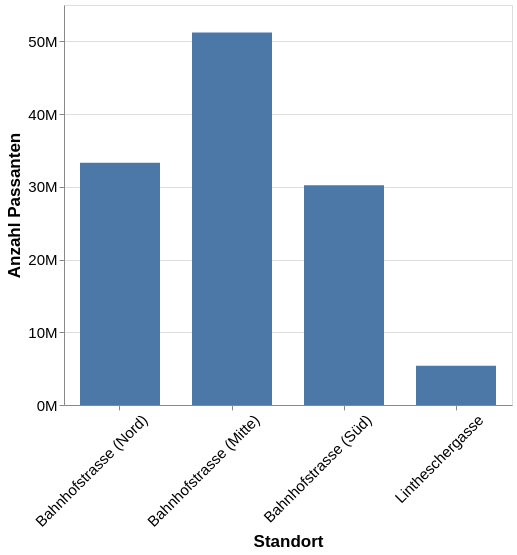

Notebook code cell kept with this figure:
### Markdown cell above
## Definition des Diagrammes

### Code cell
import altair as alt

bar_width = 80
bar_spacing = 0.4 * bar_width
chart_height = 400

chart = alt.Chart(data).mark_bar(size=bar_width).encode(
    x=alt.X(
        'Standort:N',
        sort=['Bahnhofstrasse (Nord)', 'Bahnhofstrasse (Mitte)', 'Bahnhofstrasse (Süd)', 'Lintheschergasse'],
    ).axis(
        labelAngle=-45,
        labelOffset=bar_width / 4,
    ), 
    y=alt.Y('Anzahl Passanten:Q').axis(
        format='~s',
        tickCount=7,
    ),
    tooltip=[
        alt.Tooltip('Anzahl Passanten', format=','),
    ],
).properties(
    width={'step': bar_width + bar_spacing},
    height=chart_height
).configure_axis(
    titleFontSize=17, 
    labelFontSize=15,
)
chart

### Figure 1 — Vega-Lite specification as saved in the notebook (floating-point values rounded to 4 significant figures)
{"config": {"view": {"continuousWidth": 300, "continuousHeight": 300}, "axis": {"labelFontSize": 15, "titleFontSize": 17}}, "data": {"name": "data-f195d0ee5a907207db0f0e38ea1f48d7"}, "mark": {"type": "bar", "size": 80}, "encoding": {"tooltip": [{"field": "Anzahl Passanten", "format": ",", "type": "quantitative"}], "x": {"axis": {"labelAngle": -45, "labelOffset": 20.0}, "field": "Standort", "sort": ["Bahnhofstrasse (Nord)", "Bahnhofstrasse (Mitte)", "Bahnhofstrasse (Süd)", "Lintheschergasse"], "type": "nominal"}, "y": {"axis": {"format": "~s", "tickCount": 7}, "field": "Anzahl Passanten", "type": "quantitative"}}, "height": 400, "width": {"step": 112.0}, "$schema": "https://vega.github.io/schema/vega-lite/v6.1.0.json", "datasets": {"data-f195d0ee5a907207db0f0e38ea1f48d7": [{"Standort": "Bahnhofstrasse (Mitte)", "Anzahl Passanten": 51214661}, {"Standort": "Bahnhofstrasse (Nord)", "Anzahl Passanten": 33316648}, {"Standort": "Bahnhofstrasse (Süd)", "Anzahl Passanten": 30223050}, {"Standort": "Lintheschergasse", "Anzahl Passanten": 5413080}]}}
